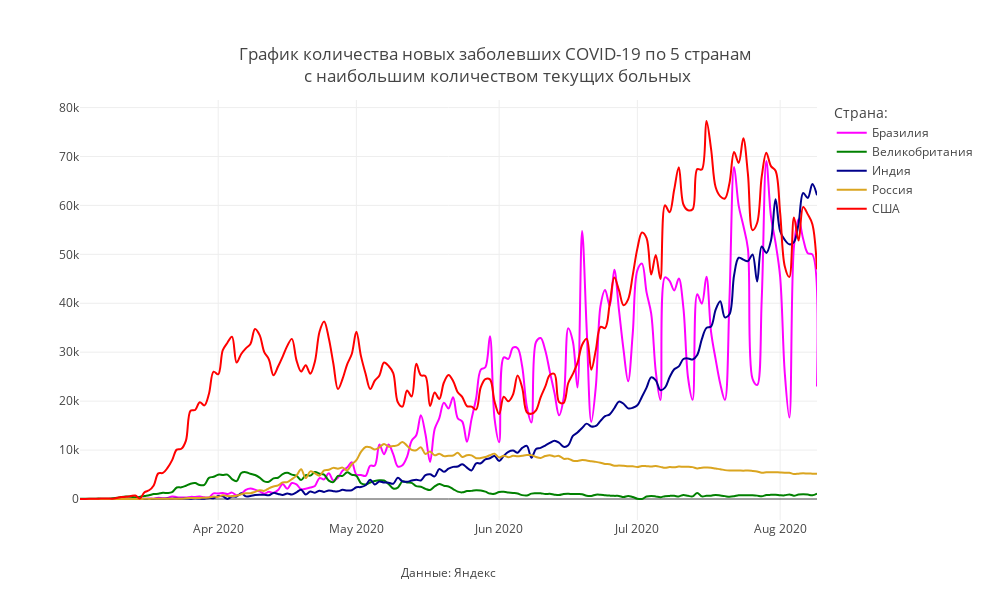

Notebook cell for this chart:
### Code cell
mask = (X.Date>datetime.date(2020,3,1))&(X.Country.isin(country_towatch))
#mask = (X.Region.isin(regions_towatch))

fig = px.line(X[mask], y="Day_confirmed", x="Date",
                             color="Country", line_group="Country",
              line_shape="spline", render_mode="notebook",labels={'Country':'Страна:'},
              color_discrete_map={
                "США": "red",
                "Бразилия": "magenta",
                "Россия": "goldenrod",
                "Индия": "darkblue",
                "Великобритания": "green",
                 'Испания': 'aquamarine'},
             title="График количества новых заболевших COVID-19 по 5 странам<br> с наибольшим количеством текущих больных")

fig.update_layout(
    annotations=[
            dict(
            x=0.5,
            y=-0.15,
            showarrow=False,
            text="Данные: Яндекс",
            xref="paper",
            yref="paper")],
           
                  title_x = 0.5,
                  title_y= 0.9,
                  title_xanchor = "center",
                  title_yanchor = "bottom", 
                  
                  width = 990, height = 600,template = 'gridon',
    
    
                  xaxis_title='',yaxis_title = ''
)


fig.show()

### Figure 1 — Plotly figure (JSON) as saved in the notebook; plotly's stock layout.template omitted (floating-point values rounded to 4 significant figures; data arrays with more than 128 entries replaced by an {"elided": "..."} marker saying what was removed)
{"data": [{"hovertemplate": "Страна:=Бразилия<br>Date=%{x}<br>Day_confirmed=%{y}<extra></extra>", "legendgroup": "Бразилия", "line": {"color": "magenta", "dash": "solid", "shape": "spline"}, "mode": "lines", "name": "Бразилия", "orientation": "v", "showlegend": true, "type": "scatter", "x": {"elided": "161 str values"}, "xaxis": "x", "y": {"elided": "161 int values"}, "yaxis": "y"}, {"hovertemplate": "Страна:=Великобритания<br>Date=%{x}<br>Day_confirmed=%{y}<extra></extra>", "legendgroup": "Великобритания", "line": {"color": "green", "dash": "solid", "shape": "spline"}, "mode": "lines", "name": "Великобритания", "orientation": "v", "showlegend": true, "type": "scatter", "x": {"elided": "161 str values"}, "xaxis": "x", "y": {"elided": "161 int values"}, "yaxis": "y"}, {"hovertemplate": "Страна:=Индия<br>Date=%{x}<br>Day_confirmed=%{y}<extra></extra>", "legendgroup": "Индия", "line": {"color": "darkblue", "dash": "solid", "shape": "spline"}, "mode": "lines", "name": "Индия", "orientation": "v", "showlegend": true, "type": "scatter", "x": {"elided": "161 str values"}, "xaxis": "x", "y": {"elided": "161 int values"}, "yaxis": "y"}, {"hovertemplate": "Страна:=Россия<br>Date=%{x}<br>Day_confirmed=%{y}<extra></extra>", "legendgroup": "Россия", "line": {"color": "goldenrod", "dash": "solid", "shape": "spline"}, "mode": "lines", "name": "Россия", "orientation": "v", "showlegend": true, "type": "scatter", "x": {"elided": "161 str values"}, "xaxis": "x", "y": {"elided": "161 int values"}, "yaxis": "y"}, {"hovertemplate": "Страна:=США<br>Date=%{x}<br>Day_confirmed=%{y}<extra></extra>", "legendgroup": "США", "line": {"color": "red", "dash": "solid", "shape": "spline"}, "mode": "lines", "name": "США", "orientation": "v", "showlegend": true, "type": "scatter", "x": {"elided": "161 str values"}, "xaxis": "x", "y": {"elided": "161 int values"}, "yaxis": "y"}], "layout": {"annotations": [{"showarrow": false, "text": "Данные: Яндекс", "x": 0.5, "xref": "paper", "y": -0.15, "yref": "paper"}], "height": 600, "legend": {"title": {"text": "Страна:"}, "tracegroupgap": 0}, "title": {"text": "График количества новых заболевших COVID-19 по 5 странам<br> с наибольшим количеством текущих больных", "x": 0.5, "xanchor": "center", "y": 0.9, "yanchor": "bottom"}, "width": 990, "xaxis": {"anchor": "y", "domain": [0, 1], "title": {"text": ""}}, "yaxis": {"anchor": "x", "domain": [0, 1], "title": {"text": ""}}}}
